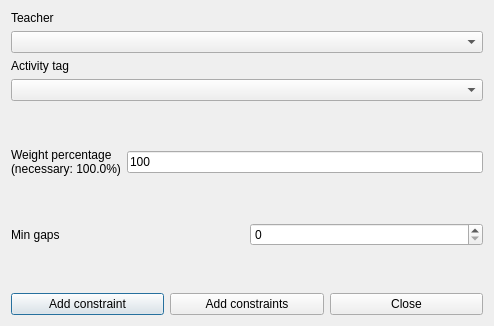
<?xml version="1.0" encoding="UTF-8"?>
<ui version="4.0">
 <class>AddConstraintTeacherMinGapsBetweenActivityTagForm_template</class>
 <widget class="QDialog" name="AddConstraintTeacherMinGapsBetweenActivityTagForm_template">
  <property name="geometry">
   <rect>
    <x>0</x>
    <y>0</y>
    <width>494</width>
    <height>326</height>
   </rect>
  </property>
  <property name="windowTitle">
   <string extracomment="This is the title of the dialog to add a new constraint of this type">Add teacher min gaps between activity tag</string>
  </property>
  <layout class="QVBoxLayout" name="verticalLayout_2">
   <item>
    <layout class="QVBoxLayout" name="verticalLayout">
     <item>
      <widget class="QLabel" name="teachersTextLabel">
       <property name="frameShape">
        <enum>QFrame::NoFrame</enum>
       </property>
       <property name="frameShadow">
        <enum>QFrame::Plain</enum>
       </property>
       <property name="text">
        <string>Teacher</string>
       </property>
       <property name="wordWrap">
        <bool>false</bool>
       </property>
      </widget>
     </item>
     <item>
      <widget class="QComboBox" name="teacherComboBox">
       <property name="editable">
        <bool>false</bool>
       </property>
       <property name="insertPolicy">
        <enum>QComboBox::NoInsert</enum>
       </property>
       <property name="duplicatesEnabled">
        <bool>false</bool>
       </property>
      </widget>
     </item>
     <item>
      <widget class="QLabel" name="activityTagTextLabel">
       <property name="frameShape">
        <enum>QFrame::NoFrame</enum>
       </property>
       <property name="frameShadow">
        <enum>QFrame::Plain</enum>
       </property>
       <property name="text">
        <string>Activity tag</string>
       </property>
       <property name="wordWrap">
        <bool>false</bool>
       </property>
      </widget>
     </item>
     <item>
      <widget class="QComboBox" name="activityTagComboBox">
       <property name="editable">
        <bool>false</bool>
       </property>
       <property name="insertPolicy">
        <enum>QComboBox::NoInsert</enum>
       </property>
       <property name="duplicatesEnabled">
        <bool>false</bool>
       </property>
      </widget>
     </item>
    </layout>
   </item>
   <item>
    <spacer name="spacer1">
     <property name="orientation">
      <enum>Qt::Vertical</enum>
     </property>
     <property name="sizeType">
      <enum>QSizePolicy::Expanding</enum>
     </property>
     <property name="sizeHint" stdset="0">
      <size>
       <width>20</width>
       <height>31</height>
      </size>
     </property>
    </spacer>
   </item>
   <item>
    <layout class="QHBoxLayout" name="horizontalLayout">
     <item>
      <widget class="QLabel" name="weightTextLabel">
       <property name="frameShape">
        <enum>QFrame::NoFrame</enum>
       </property>
       <property name="frameShadow">
        <enum>QFrame::Plain</enum>
       </property>
       <property name="text">
        <string>Weight percentage
(necessary: 100.0%)</string>
       </property>
       <property name="wordWrap">
        <bool>false</bool>
       </property>
      </widget>
     </item>
     <item>
      <widget class="QLineEdit" name="weightLineEdit">
       <property name="text">
        <string notr="true">100</string>
       </property>
      </widget>
     </item>
    </layout>
   </item>
   <item>
    <spacer name="spacer1_2">
     <property name="orientation">
      <enum>Qt::Vertical</enum>
     </property>
     <property name="sizeType">
      <enum>QSizePolicy::Expanding</enum>
     </property>
     <property name="sizeHint" stdset="0">
      <size>
       <width>20</width>
       <height>18</height>
      </size>
     </property>
    </spacer>
   </item>
   <item>
    <layout class="QHBoxLayout" name="horizontalLayout_2">
     <item>
      <widget class="QLabel" name="minGapsTextLabel">
       <property name="frameShape">
        <enum>QFrame::NoFrame</enum>
       </property>
       <property name="frameShadow">
        <enum>QFrame::Plain</enum>
       </property>
       <property name="text">
        <string>Min gaps</string>
       </property>
       <property name="wordWrap">
        <bool>false</bool>
       </property>
      </widget>
     </item>
     <item>
      <widget class="QSpinBox" name="minGapsSpinBox"/>
     </item>
    </layout>
   </item>
   <item>
    <spacer name="spacer1_3">
     <property name="orientation">
      <enum>Qt::Vertical</enum>
     </property>
     <property name="sizeType">
      <enum>QSizePolicy::Expanding</enum>
     </property>
     <property name="sizeHint" stdset="0">
      <size>
       <width>20</width>
       <height>16</height>
      </size>
     </property>
    </spacer>
   </item>
   <item>
    <layout class="QHBoxLayout">
     <item>
      <widget class="QPushButton" name="addConstraintPushButton">
       <property name="text">
        <string>Add constraint</string>
       </property>
      </widget>
     </item>
     <item>
      <widget class="QPushButton" name="addConstraintsPushButton">
       <property name="text">
        <string>Add constraints</string>
       </property>
      </widget>
     </item>
     <item>
      <widget class="QPushButton" name="closePushButton">
       <property name="text">
        <string>Close</string>
       </property>
      </widget>
     </item>
    </layout>
   </item>
  </layout>
 </widget>
 <layoutdefault spacing="6" margin="11"/>
 <resources/>
 <connections/>
</ui>
